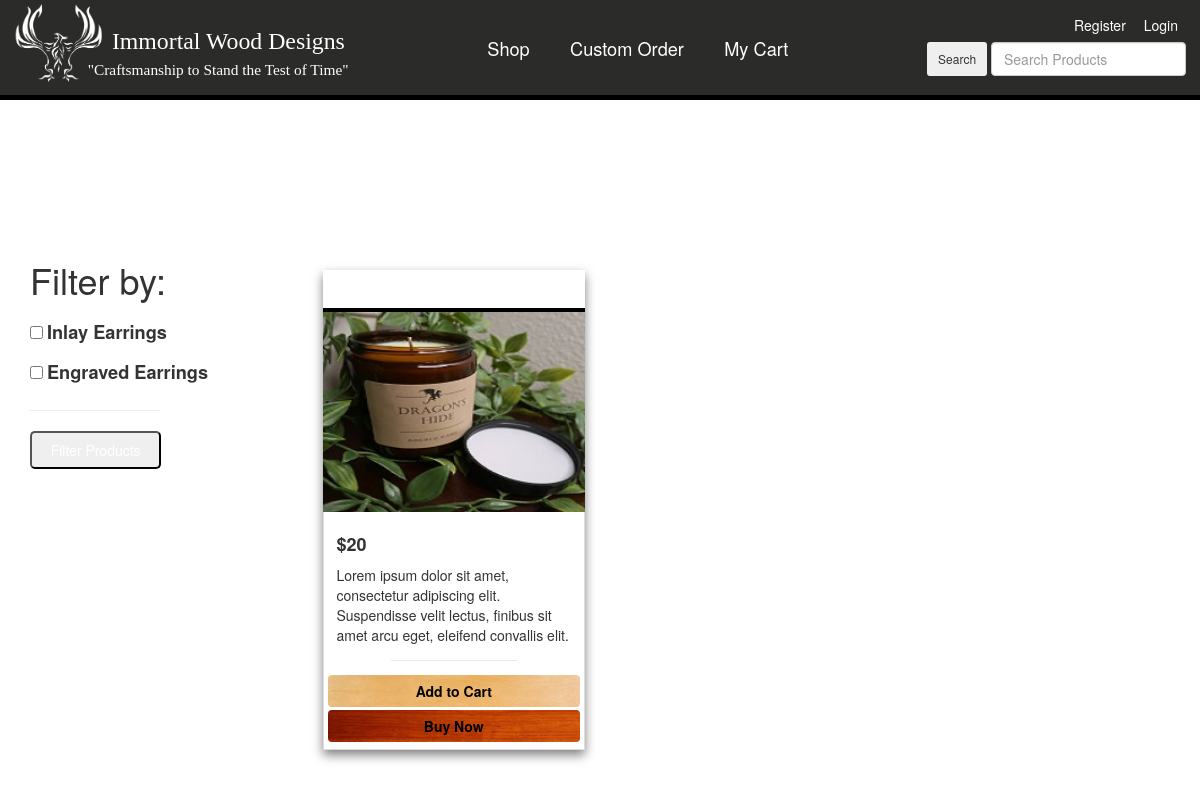
/category.php, run on an earlier commit of the app's database.
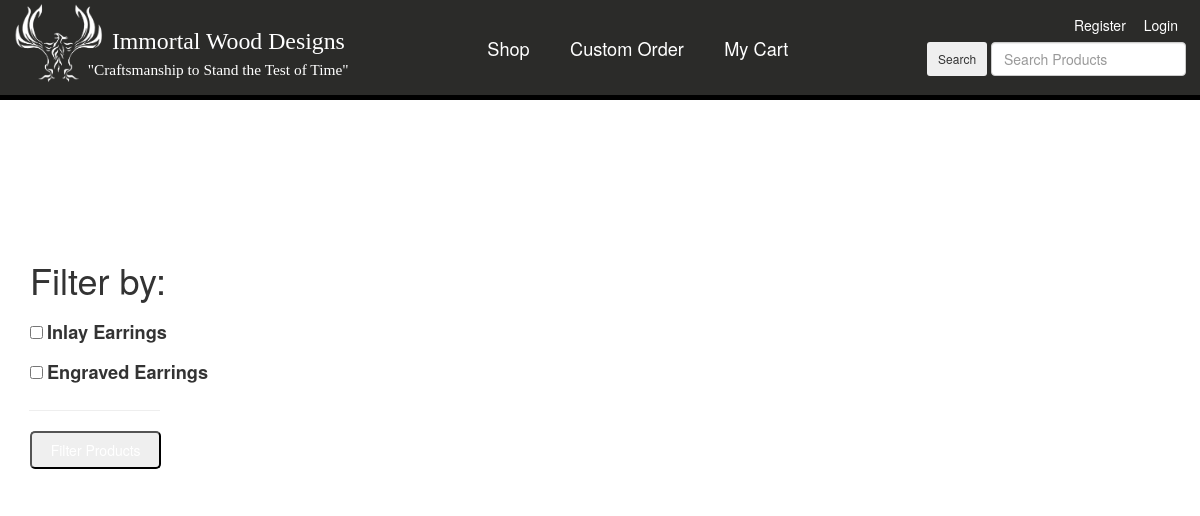
And on a later commit of the database.
### tables this page shows
CREATE TABLE `categories` (
  `cat_id` int(11) NOT NULL,
  `cat_title` varchar(255) NOT NULL
);

CREATE TABLE `products` (
  `product_id` int(11) NOT NULL,
  `product_title` varchar(255) NOT NULL,
  `product_category_id` int(11) NOT NULL,
  `product_price` float NOT NULL,
  `product_qty` int(11) NOT NULL,
  `product_description` text NOT NULL,
  `short_desc` text NOT NULL,
  `product_image` varchar(255) NOT NULL
);

### resources/functions.php (the view, shortened to what this page needs)
<?php
$upload_directory = "uploads";
function query($sql){
    global $connection;
    return mysqli_query($connection, $sql);
}
function fetch_array($result){
    return mysqli_fetch_assoc($result);
}
function get_products_by_id($id) {
    $query = query("SELECT * FROM products WHERE product_category_id = '$id'");
    while($row = fetch_array($query)){
        $product_image = display_image($row['product_image']);
        $product =<<<DELIMETER
            <div class="col-sm-4 col-lg-4 col-md-4">
            <div class="product-wrapper">
            <h4 class="item-title"><a href="item.php?id={$row['product_id']}">{$row['product_title']}</a></h4>
                    <a class="item-image" href="item.php?id={$row['product_id']}"><img height="200px"  width="100%" src="../resources/{$product_image}" alt=""></a>
                    <div class="thumbnail">
                        <div class="caption">
                            <h4 class="price">&#36;{$row['product_price']}</h4>
                            <p>{$row['short_desc']}</p>
                        </div>
                        <div class="line"></div>
                        <div class="mb-4"><a class="btn btn-primary shadow-none" href="index.php?add={$row['product_id']}">Add to Cart</a></div>
                        <div class="mb-4"><a class="btn btn-success shadow-none" href="../resources/cart.php?add={$row['product_id']}&buynow">Buy Now</a></div>
                        </div>
                    </div>
                    </div>
        DELIMETER;
        echo $product;
    }
}
function get_categories(){
    $query = query("SELECT * FROM categories");
        while($row = fetch_array($query)) {
            $link_id = $row['cat_id'];
            $category=<<<DELIMETER
            <input type="checkbox" name="category" id="$link_id" value='$link_id'>
            <label for="$link_id" class="category">{$row['cat_title']}</label>
            <br>
        DELIMETER;
        echo $category;
    }
        }
function display_image($picture) {
    global $upload_directory;
    return $upload_directory . ds . $picture;
}
?>

### resources/templates/front/header.php (shortened to what this page needs)
<!DOCTYPE html>
<html lang="en">
<head>
    <link rel="stylesheet" href="https://maxcdn.bootstrapcdn.com/bootstrap/3.3.7/css/bootstrap.min.css">
    <link rel="stylesheet" href="https://cdnjs.cloudflare.com/ajax/libs/rateYo/2.3.2/jquery.rateyo.min.css">
    <link href="css/shop-homepage.css" rel="stylesheet">
    <link href="css/style.css" rel="stylesheet">
    <link href="css/bootstrap.min.css" rel="stylesheet">
    <link href="font-awesome/css/font-awesome.min.css" rel="stylesheet" type="text/css">
</head>
<body>
    <div class="nav-image">
        <nav class="site-nav">
            <?php include(template_front . ds . "top-nav.php");?>
        </div>

### resources/templates/front/top-nav.php (shortened to what this page needs)
<div class="branding">
    <img src="../resources/images/logo3.png" alt="business logo">
    <div class="business">
        <h4 class="business-title">Immortal Wood Designs</h4>
        <p class="business-tagline">"Craftsmanship to Stand the Test of Time"</p>
    </div>
</div>
<div class="log">
    <a href="index.php">Shop</a>
    <a href="contact.php">Custom Order</a>
    <a href="checkout.php" id="checkout">My Cart</a>
</div>
    <div class="search">
        <div class="hud">
            <div class="login-register">
            <a href="register.php" id="register">Register</a>
            <a href="login.php" id="login">Login</a>
            </div>
        </div>
        <form class="form-inline my-2 my-lg-0" method="POST">
            <button class="btn btn-outline-success btn-rounded btn-sm my-0" type="submit">Search</button>
            <input class="form-control mr-sm-2" type="text" placeholder="Search Products" name="search" aria-label="Search">
        </form>
    </div>

### public/category.php (shortened to what this page needs)
<?php require_once("../resources/config.php");
include(template_front . ds . "header.php");
?>
    <div class="container">
        <div class="row">
        <?php include(template_front . ds . "side-nav.php");?>
            <div class="col-md-9">
                <div class="row">
                <?php get_products_by_id($_GET['id']); ?>
                </div>
            </div>
        </div>
    </div>
    <!-- <?php include(template_front . ds . "footer.php");?>

### resources/templates/front/side-nav.php
<div class="col-md-3">
    <div class="filters">
    <h1 class="filter">Filter by:</h1>
    <div class="list-group">
    <form action="" method="POST">
        <?php
            get_categories();
        ?>
        <hr class="filter">
		<button type="submit" class="filterbtn" name="submit" value="submit">Filter Products</button>
	</form>
    </div>
</div>
</div>

### resources/templates/front/footer.php (shortened to what this page needs)
</body>
</html>

### public/css/shop-homepage.css (style rules this page uses)
body { padding-top: 70px; }
.caption { height: 130px; overflow: hidden; }
.caption h4 { white-space: nowrap; }
.thumbnail { padding: 0; }

### public/css/style.css (style rules this page uses)
body { height: 100%; width: 100%; padding: 0; margin: 0; background-color: #849db5; }
.container { margin-top: 10em; width: 100%; }
.btn-rounded { height: 34px; }
.filterbtn { background-image: url("../../resources/images/wewd.jpg"); background-size: cover; color: white; width: 50%; padding: .5em; border-radius: 5px; }
.category { font-size: 1.3em; margin-top: .5em; }
.business { grid-area: brand; margin-top: 1em; color:white; font-family: times; }
.business-title { display: inline-block; margin-left: .5em; font-size: 1.7em; }
.business-tagline { margin-left: -.8em; margin-top: -.4em; font-size: 1.1em; }
.site-nav { background: #2b2b29; width: 100%; height: 100px; display: flex; align-items: center; justify-content: space-between; border-bottom: 5px solid #000; }
.branding { display: grid; grid-template-rows: auto; grid-template-columns: 100px 1fr; grid-template-areas: "image brand" }
.branding img { height: 80px; width: 90px; margin-left: 1em; position: relative; grid-area: image; }
.search { margin-bottom: .75em; margin-right: 1em; }
.log a { font-size: 1.3em; margin: 1em; color: white; }
.hud a { color: white; margin: .5em; }
.login-register a { position: relative; left: 10em; }
hr { width: 50%; position: relative; left: -4.75em; }
#login { display: inline-block; }
#register { display: inline-block; }
.btn-primary { background-image: url("../../resources/images/yellowheart.jpg") !important; background-size: cover; color: black !important; font-weight: 700 !important; width: 100%; outline: 0 !important; border: none !important; }
.btn-success { margin-top: .25em; background-image: url("../../resources/images/padauk.jpg") !important; background-size: cover; color: black !important; font-weight: 700 !important; width: 100%; border: none !important; outline: 0 !important; }
.item-title { text-align: center; background-image: url("../../resources/images/wewd.jpg"); background-size: cover; padding: .5em; color: white; border-bottom: 5px solid #000; border-top-left-radius: 5px; border-top-right-radius: 5px; margin-bottom:-.05em; }
.item-title a, .item-title a:hover { color: white; }
.price { font-weight: 700; }
.product-wrapper { box-shadow: 0px 5px 10px rgb(0,0,0,.5); }
.thumbnail { border-top: none !important; border-radius: 0px !important; padding-bottom: .5em !important; }
.line { width: 50%; height: 1px; margin: 1em auto; background: #2b2b29; opacity: .1; }

What changed in the data, as far as the page shows it:
removed products: product_image (picture), product_price "20", short_desc "Lorem ipsum dolor sit amet, consectetur adipiscing elit. Suspendisse velit lectus, finibus sit amet arcu eget, eleifend convallis elit."
